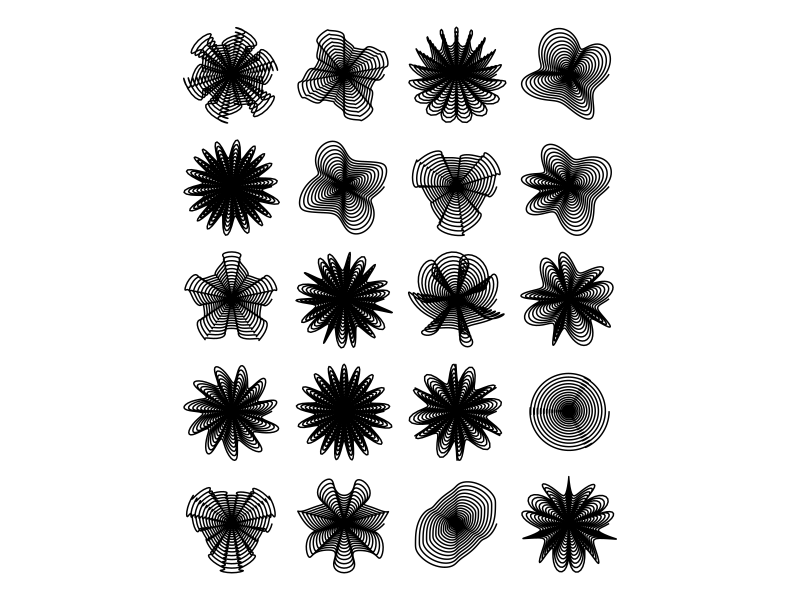

This figure's R source:
library(tidyverse)



rand <- function() round(runif(1, 0, 20))


starr <- function(a, b, c, n, coils, expansion = 10, spiral_b = .01) {

  theta <- seq(0,2*pi*coils, length.out = n*coils)
  # spiral_r <- exp(spiral_b*theta)
  spiral_r <- theta * seq(1, expansion, length.out = n*coils)
  # return(spiral_r)
  # a <- 10
  # b <- 1
  # r <- a + b * theta

  rose <- tibble(x = numeric(n*coils),
                 y = numeric(n*coils))

  for(i in 1:length(theta)) {

    t <- theta[i] %% (pi*2)
    # r <- sin(n*k)
    one <- 2+sin(a*t)/2
    two <- t+sin(b*t)/c

    # r <- 1-seq(1, .1, length.out = n)^.5
    # r <- sqrt(seq(1, 0, length.out = n))
    # r <- seq(1, 0, length.out = n)
    # spiral_r <- cos(theta[i])*theta[i]
    # rose$x[i] <- one * cos(two) * r
    # rose$y[i] <- one * sin(two) * r

    # rose$x[i] <- theta[i] * one * cos(two)
    # rose$y[i] <- theta[i] * one * sin(two)

    rose$x[i] <- spiral_r[i] * one * cos(two)
    rose$y[i] <- spiral_r[i] * one * sin(two)

  }

  return(rose)

}


points <- 200
coils <- 20
w <- 4
h <- 5
set.seed(3)

rose_grid <- map_df(.x = 1:(w*h),
                    .f = ~starr(a = rand(), b = rand(), c = rand(),
                                n = points, coils = coils, expansion = 10))

rose_grid2 <- rose_grid %>%
  mutate(group = rep(1:(w*h), each = coils*points),
         xoff = rep(1:w*7000, each = coils*points, length.out = n()),
         yoff = rep(1:h*7000, each = coils*points*w, length.out = n()),
         x0 = x + xoff,
         y0 = y + yoff) %>%
  select(x = x0, y = y0, group = group)



pic <- ggplot(rose_grid2, aes(x, y, group = group)) +
  geom_path() +
  coord_fixed() +
  theme_void() +
  NULL

ggsave("rose-garden.png", width = 8, height = 10)
